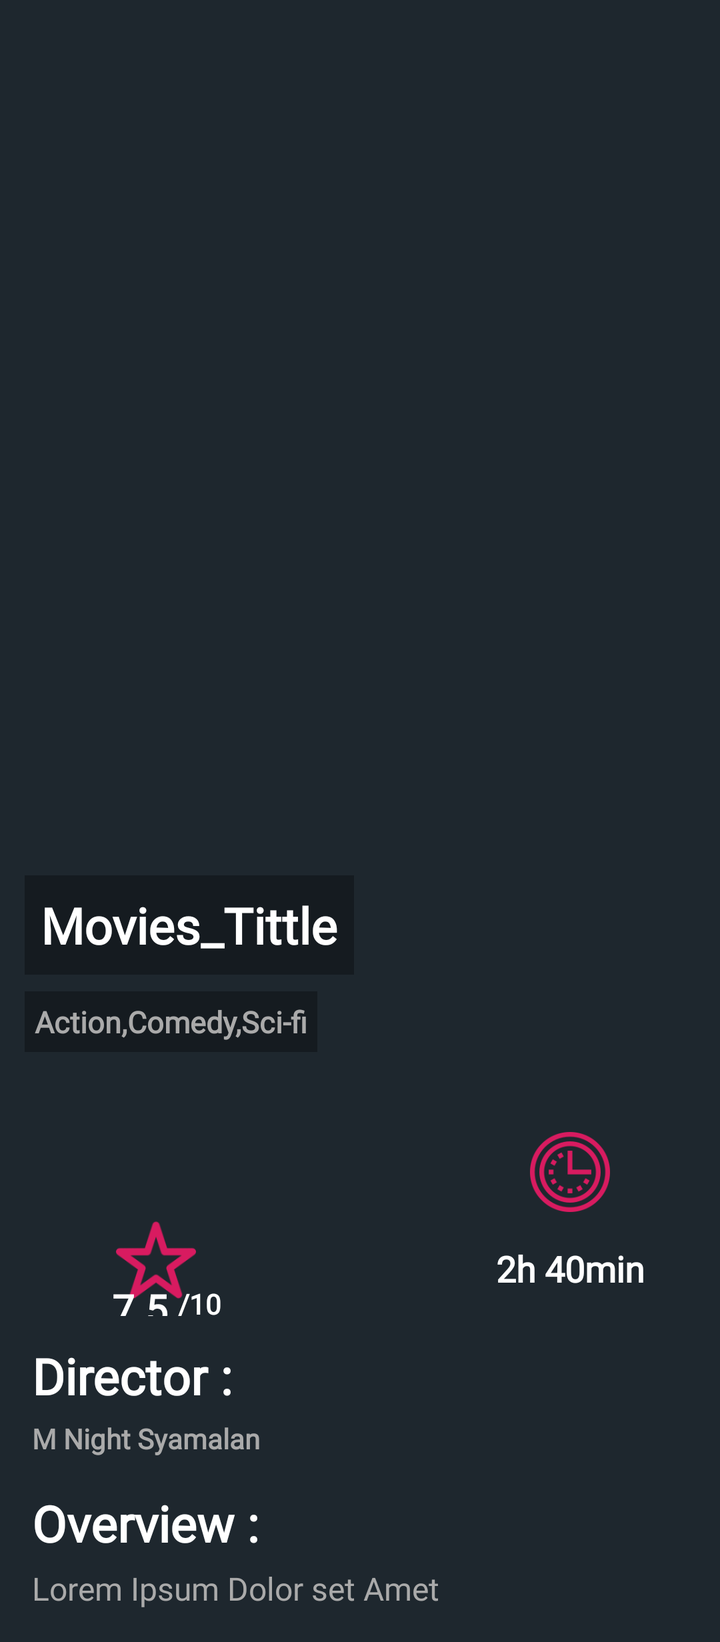
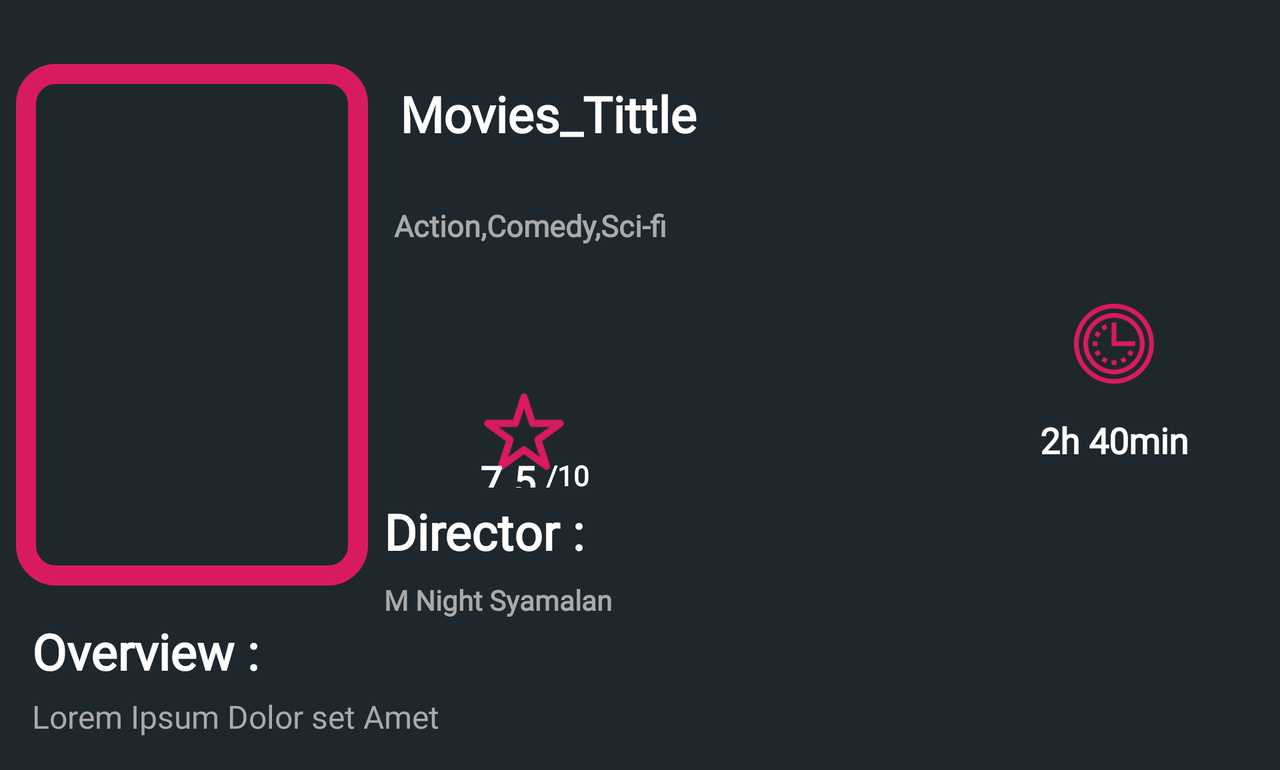

The same Android screen from two of the app's own layout files: first res/layout/ as a phone draws it, then the repository's variant for another configuration, drawn on a device whose configuration selects that folder. Both files follow.
<!-- AndroidManifest.xml: fallback theme Theme.MaterialComponents.DayNight.NoActionBar -->
<!-- res/layout/activity_detail.xml -->
<?xml version="1.0" encoding="utf-8"?>
<ScrollView xmlns:android="http://schemas.android.com/apk/res/android"
    xmlns:app="http://schemas.android.com/apk/res-auto"
    xmlns:tools="http://schemas.android.com/tools"
    android:layout_width="match_parent"
    android:layout_height="match_parent"
    android:background="@color/background_color"
    tools:context=".MoviesDetailActivity">

    <androidx.constraintlayout.widget.ConstraintLayout
        android:layout_width="match_parent"
        android:layout_height="wrap_content">

        <ImageView
            android:id="@+id/img_detail_poster"
            android:layout_width="0dp"
            android:layout_height="550dp"
            android:adjustViewBounds="true"
            android:scaleType="fitXY"
            android:src="@drawable/poster_bohemian"
            app:layout_constraintBottom_toBottomOf="parent"
            app:layout_constraintEnd_toEndOf="parent"
            app:layout_constraintHorizontal_bias="0.0"
            app:layout_constraintStart_toStartOf="parent"
            app:layout_constraintTop_toTopOf="parent"
            app:layout_constraintVertical_bias="0.0" />

        <TextView
            android:id="@+id/tv_detail_judul"
            style="@style/text_view_custom"
            android:layout_marginEnd="8dp"
            android:layout_marginBottom="8dp"
            android:background="#4D000000"
            android:padding="8dp"
            android:text="@string/movies_tittle"
            android:textSize="25sp"
            android:textStyle="bold"
            app:layout_constraintBottom_toBottomOf="@+id/img_detail_poster"
            app:layout_constraintEnd_toEndOf="@+id/img_detail_poster"
            app:layout_constraintHorizontal_bias="0.065"
            app:layout_constraintStart_toStartOf="@+id/img_detail_poster"
            app:layout_constraintTop_toTopOf="@+id/img_detail_poster"
            app:layout_constraintVertical_bias="0.889" />

        <TextView
            android:id="@+id/tv_detail_genre"
            style="@style/text_view_custom"
            android:layout_marginTop="8dp"
            android:layout_marginBottom="24dp"
            android:background="#4D000000"
            android:padding="5dp"
            android:text="@string/genre"
            android:textColor="@android:color/darker_gray"
            android:textSize="15sp"
            android:textStyle="bold"
            app:layout_constraintBottom_toBottomOf="@+id/img_detail_poster"
            app:layout_constraintEnd_toEndOf="@+id/tv_detail_judul"
            app:layout_constraintHorizontal_bias="0.0"
            app:layout_constraintStart_toStartOf="@+id/tv_detail_judul"
            app:layout_constraintTop_toBottomOf="@+id/tv_detail_judul" />

        <androidx.constraintlayout.widget.Guideline
            android:id="@+id/guideline2"
            android:layout_width="wrap_content"
            android:layout_height="wrap_content"
            android:orientation="horizontal"
            app:layout_constraintGuide_begin="550dp" />

        <include
            layout="@layout/layout_detail_rating_section"
            android:layout_width="0dp"
            android:layout_height="wrap_content"
            app:layout_constraintEnd_toEndOf="parent"
            app:layout_constraintStart_toStartOf="parent"
            app:layout_constraintTop_toBottomOf="@id/guideline2" />

        <androidx.constraintlayout.widget.Guideline
            android:id="@+id/guideline3"
            android:layout_width="wrap_content"
            android:layout_height="wrap_content"
            android:orientation="horizontal"
            app:layout_constraintGuide_begin="668dp" />

        <TextView
            android:id="@+id/tv_directordummy"
            style="@style/text_view_custom"
            android:layout_width="0dp"
            android:layout_marginStart="16dp"
            android:layout_marginTop="3dp"
            android:text="@string/director"
            android:textSize="25sp"
            android:textStyle="bold"
            app:layout_constraintEnd_toEndOf="parent"
            app:layout_constraintStart_toStartOf="parent"
            app:layout_constraintTop_toBottomOf="@id/guideline3" />

        <TextView
            android:id="@+id/tv_detail_director"
            android:textStyle="bold"
            style="@style/text_view_custom"
            android:layout_width="0dp"
            android:textColor="@android:color/darker_gray"
            android:layout_marginStart="16dp"
            android:layout_marginTop="5dp"
            android:layout_marginEnd="16dp"
            android:text="@string/director_dummy"
            app:layout_constraintEnd_toEndOf="parent"
            app:layout_constraintStart_toStartOf="parent"
            app:layout_constraintTop_toBottomOf="@id/tv_directordummy" />

        <TextView
            android:id="@+id/Overview"
            style="@style/text_view_custom"
            android:layout_width="0dp"
            android:layout_marginStart="16dp"
            android:layout_marginTop="16dp"
            android:layout_marginEnd="8dp"
            android:text="@string/overview"
            android:textSize="25sp"
            android:textStyle="bold"
            app:layout_constraintEnd_toEndOf="parent"
            app:layout_constraintStart_toStartOf="parent"
            app:layout_constraintTop_toBottomOf="@id/tv_detail_director" />

        <TextView
            android:id="@+id/tv_detail_synopsis"
            style="@style/text_view_custom"
            android:layout_width="0dp"
            android:layout_marginStart="16dp"
            android:layout_marginTop="5dp"
            android:layout_marginEnd="16dp"
            android:layout_marginBottom="16dp"
            android:text="@string/lorem_ipsum"
            android:textColor="@android:color/darker_gray"
            android:textSize="16sp"
            app:layout_constraintBottom_toBottomOf="parent"
            app:layout_constraintEnd_toEndOf="parent"
            app:layout_constraintStart_toStartOf="parent"
            app:layout_constraintTop_toBottomOf="@id/Overview" />

    </androidx.constraintlayout.widget.ConstraintLayout>
</ScrollView>
<!-- res/layout/layout_detail_rating_section.xml (included above) -->
<?xml version="1.0" encoding="utf-8"?>
<androidx.constraintlayout.widget.ConstraintLayout xmlns:android="http://schemas.android.com/apk/res/android"
    xmlns:app="http://schemas.android.com/apk/res-auto"
    xmlns:tools="http://schemas.android.com/tools"
    android:layout_width="match_parent"
    android:layout_height="wrap_content"
    android:background="@color/background_color"
    android:orientation="vertical">

    <ImageView
        android:id="@+id/ratingicon"
        android:layout_width="68dp"
        android:layout_height="40dp"
        android:layout_marginStart="44dp"
        android:layout_marginTop="16dp"
        android:layout_marginBottom="8dp"
        android:src="@drawable/star_detail"
        app:layout_constraintBottom_toBottomOf="parent"
        app:layout_constraintStart_toStartOf="parent"
        app:layout_constraintTop_toTopOf="parent"
        app:layout_constraintRight_toRightOf="@id/guideline"
        app:layout_constraintVertical_bias="1.0" />

    <TextView
        android:id="@+id/tv_detail_rating"
        style="@style/text_view_custom"
        android:layout_marginTop="16dp"
        android:layout_marginBottom="16dp"
        android:text="@string/rating_dummy"
        android:textSize="20sp"
        android:textStyle="bold"
        app:layout_constraintBottom_toBottomOf="parent"
        app:layout_constraintEnd_toEndOf="@+id/ratingicon"
        app:layout_constraintHorizontal_bias="0.3"
        app:layout_constraintStart_toStartOf="@+id/ratingicon"
        app:layout_constraintTop_toBottomOf="@id/ratingicon" />

    <TextView
        style="@style/text_view_custom"
        android:layout_marginStart="5dp"
        android:text="@string/out_of_ten_dummy"
        android:textStyle="bold"
        app:layout_constraintBottom_toBottomOf="@+id/tv_detail_rating"
        app:layout_constraintStart_toEndOf="@+id/tv_detail_rating"
        app:layout_constraintTop_toTopOf="@+id/tv_detail_rating"
        app:layout_constraintVertical_bias="0.22000003" />

    <ImageView
        android:id="@+id/duration_icon"
        android:layout_width="62dp"
        android:layout_height="40dp"
        android:layout_marginTop="16dp"
        android:layout_marginEnd="44dp"
        android:layout_marginBottom="8dp"
        android:src="@drawable/duration"
        app:layout_constraintBottom_toBottomOf="parent"
        app:layout_constraintBottom_toTopOf="@+id/tv_detail_duration"
        app:layout_constraintEnd_toEndOf="parent"
        app:layout_constraintTop_toTopOf="parent"
        app:layout_constraintLeft_toLeftOf="@id/guideline"
        app:layout_constraintVertical_bias="1.0" />

    <TextView
        android:id="@+id/tv_detail_duration"
        style="@style/text_view_custom"
        android:layout_height="20dp"
        android:layout_marginTop="8dp"
        android:layout_marginBottom="16dp"
        android:text="@string/duration_dummy"
        android:textSize="18sp"
        android:textStyle="bold"
        app:layout_constraintBottom_toBottomOf="parent"
        app:layout_constraintEnd_toEndOf="@+id/duration_icon"
        app:layout_constraintStart_toStartOf="@+id/duration_icon"
        app:layout_constraintTop_toBottomOf="@id/duration_icon" />

    <androidx.constraintlayout.widget.Guideline
        android:id="@+id/guideline"
        android:layout_width="wrap_content"
        android:layout_height="wrap_content"
        android:orientation="vertical"
        app:layout_constraintGuide_begin="205dp" />

</androidx.constraintlayout.widget.ConstraintLayout>
<!-- resources referenced by this layout -->
<resources>
  <color name="background_color">#1e272e</color>
  <!-- drawable duration: png bitmap (drawable, 4738 bytes) -->
  <!-- drawable star_detail: png bitmap (drawable, 6576 bytes) -->
  <string name="director">Director :</string>
  <string name="director_dummy" translatable="false">M Night Syamalan</string>
  <string name="duration_dummy" translatable="false">2h 40min</string>
  <string name="genre" translatable="false">Action,Comedy,Sci-fi</string>
  <string name="lorem_ipsum" translatable="false">Lorem Ipsum Dolor set Amet</string>
  <string name="movies_tittle" translatable="false">Movies_Tittle</string>
  <string name="out_of_ten_dummy" translatable="false">/10</string>
  <string name="overview">Overview :</string>
  <string name="rating_dummy" translatable="false">7.5</string>
  <style name="text_view_custom">
          <item name="android:layout_height">wrap_content</item>
          <item name="android:layout_width">wrap_content</item>
          <item name="android:fontFamily">@font/arial_rounded</item>
          <item name="android:textColor">@android:color/white</item>
      </style>
</resources>
<!-- res/layout-land/activity_detail.xml (the repository's variant of the layout above) -->
<!-- drawn on the phone turned sideways -->
<?xml version="1.0" encoding="utf-8"?>
<ScrollView xmlns:android="http://schemas.android.com/apk/res/android"
    xmlns:app="http://schemas.android.com/apk/res-auto"
    xmlns:tools="http://schemas.android.com/tools"
    android:layout_width="match_parent"
    android:layout_height="match_parent"
    android:background="@color/background_color"
    tools:context=".MoviesDetailActivity">

    <androidx.constraintlayout.widget.ConstraintLayout
        android:layout_width="match_parent"
        android:layout_height="wrap_content">

        <ImageView
            android:id="@+id/img_detail_poster"
            android:layout_width="176dp"
            android:layout_height="261dp"
            android:layout_marginStart="8dp"
            android:layout_marginTop="32dp"
            android:layout_marginEnd="8dp"
            android:background="@drawable/rounded_background_imageview"
            android:scaleType="fitXY"
            android:src="@drawable/poster_bohemian"
            app:layout_constraintBottom_toBottomOf="parent"
            app:layout_constraintEnd_toEndOf="parent"
            app:layout_constraintHorizontal_bias="0.0"
            app:layout_constraintStart_toStartOf="parent"
            app:layout_constraintTop_toTopOf="parent"
            app:layout_constraintVertical_bias="0.0" />

        <TextView
            android:id="@+id/tv_detail_judul"
            style="@style/text_view_custom"
            android:layout_width="0dp"
            android:layout_marginStart="8dp"
            android:layout_marginTop="32dp"
            android:layout_marginEnd="8dp"
            android:padding="8dp"
            android:text="@string/movies_tittle"
            android:textSize="25sp"
            android:textStyle="bold"
            app:layout_constraintEnd_toEndOf="parent"
            app:layout_constraintHorizontal_bias="0.086"
            app:layout_constraintStart_toEndOf="@+id/img_detail_poster"
            app:layout_constraintTop_toTopOf="parent" />

        <TextView
            android:id="@+id/tv_detail_genre"
            style="@style/text_view_custom"
            android:layout_marginTop="5dp"
            android:layout_marginBottom="24dp"
            android:padding="5dp"
            android:text="@string/genre"
            android:textColor="@android:color/darker_gray"
            android:textSize="15sp"
            android:textStyle="bold"
            app:layout_constraintBottom_toBottomOf="@+id/img_detail_poster"
            app:layout_constraintEnd_toEndOf="@+id/tv_detail_judul"
            app:layout_constraintHorizontal_bias="0.0"
            app:layout_constraintStart_toStartOf="@+id/tv_detail_judul"
            app:layout_constraintTop_toBottomOf="@+id/tv_detail_judul"
            app:layout_constraintVertical_bias="0.073" />

        <include
            android:id="@+id/include"
            layout="@layout/layout_detail_rating_section"
            android:layout_width="0dp"
            android:layout_height="wrap_content"
            android:layout_marginTop="8dp"
            android:layout_marginEnd="8dp"
            app:layout_constraintEnd_toEndOf="parent"
            app:layout_constraintHorizontal_bias="0.0"
            app:layout_constraintStart_toEndOf="@+id/img_detail_poster"
            app:layout_constraintTop_toBottomOf="@+id/tv_detail_genre" />

        <TextView
            android:id="@+id/tv_directordummy"
            style="@style/text_view_custom"
            android:layout_width="wrap_content"
            android:layout_marginStart="8dp"
            android:layout_marginTop="5dp"
            android:layout_marginEnd="248dp"
            android:text="@string/director"
            android:textSize="25sp"
            android:textStyle="bold"
            app:layout_constraintEnd_toEndOf="parent"
            app:layout_constraintHorizontal_bias="0.0"
            app:layout_constraintStart_toStartOf="@+id/include"
            app:layout_constraintTop_toBottomOf="@+id/include" />

        <TextView
            android:id="@+id/tv_detail_director"
            style="@style/text_view_custom"
            android:layout_width="wrap_content"
            android:layout_marginTop="8dp"
            android:text="@string/director_dummy"
            android:textColor="@android:color/darker_gray"
            android:textStyle="bold"
            app:layout_constraintEnd_toEndOf="@+id/tv_directordummy"
            app:layout_constraintHorizontal_bias="0.0"
            app:layout_constraintStart_toStartOf="@+id/tv_directordummy"
            app:layout_constraintTop_toBottomOf="@+id/tv_directordummy" />

        <TextView
            android:id="@+id/Overview"
            style="@style/text_view_custom"
            android:layout_width="0dp"
            android:layout_marginStart="16dp"
            android:layout_marginTop="16dp"
            android:layout_marginEnd="8dp"
            android:text="@string/overview"
            android:textSize="25sp"
            android:textStyle="bold"
            app:layout_constraintEnd_toEndOf="parent"
            app:layout_constraintHorizontal_bias="0.0"
            app:layout_constraintStart_toStartOf="parent"
            app:layout_constraintTop_toBottomOf="@+id/img_detail_poster" />

        <TextView
            android:id="@+id/tv_detail_synopsis"
            style="@style/text_view_custom"
            android:layout_width="0dp"
            android:layout_marginStart="16dp"
            android:layout_marginTop="5dp"
            android:layout_marginEnd="16dp"
            android:layout_marginBottom="16dp"
            android:text="@string/lorem_ipsum"
            android:textColor="@android:color/darker_gray"
            android:textSize="16sp"
            app:layout_constraintBottom_toBottomOf="parent"
            app:layout_constraintEnd_toEndOf="parent"
            app:layout_constraintStart_toStartOf="parent"
            app:layout_constraintTop_toBottomOf="@id/Overview" />

    </androidx.constraintlayout.widget.ConstraintLayout>
</ScrollView>
<!-- resources referenced by the variant -->
<!-- as the phone turned sideways resolves them -->
<resources>
  <color name="background_color">#1e272e</color>
  <!-- drawable duration: png bitmap (drawable, 4738 bytes) -->
  <!-- drawable rounded_background_imageview (drawable) -->
  <?xml version="1.0" encoding="utf-8"?>
  <shape xmlns:android="http://schemas.android.com/apk/res/android"
      android:shape="rectangle">
      <solid android:color="#00ffffff" />
      <padding android:left="10dp"
          android:right="10dp" />
      <corners android:radius="15dp" />
      <stroke android:width="10dp" android:color="@color/colorAccent" />
  </shape>
  <!-- drawable star_detail: png bitmap (drawable, 6576 bytes) -->
  <string name="director">Director :</string>
  <string name="director_dummy" translatable="false">M Night Syamalan</string>
  <string name="duration_dummy" translatable="false">2h 40min</string>
  <string name="genre" translatable="false">Action,Comedy,Sci-fi</string>
  <string name="lorem_ipsum" translatable="false">Lorem Ipsum Dolor set Amet</string>
  <string name="movies_tittle" translatable="false">Movies_Tittle</string>
  <string name="out_of_ten_dummy" translatable="false">/10</string>
  <string name="overview">Overview :</string>
  <string name="rating_dummy" translatable="false">7.5</string>
  <style name="text_view_custom">
          <item name="android:layout_height">wrap_content</item>
          <item name="android:layout_width">wrap_content</item>
          <item name="android:fontFamily">@font/arial_rounded</item>
          <item name="android:textColor">@android:color/white</item>
      </style>
  <color name="colorAccent">#D81B60</color>
</resources>
